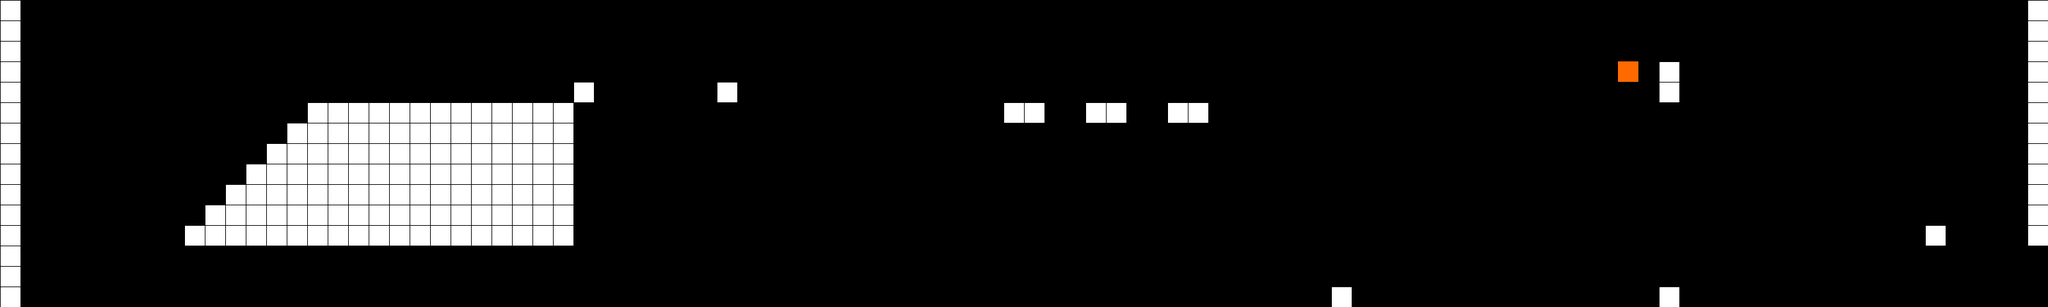

This is a level from a 2D game, rendered from its Tiled map with the project's own tilesets. A one-line summary and the map file follow, with tile-layer data summarised:
An orthogonal 100x15 tile map with 32x32 px tiles, 1 tile layer (Tile Layer 1), 1 hidden layer not drawn, 2 tilesets.

<map version="1.0" orientation="orthogonal" renderorder="right-down" width="100" height="15" tilewidth="32" tileheight="32" nextobjectid="1">
 <tileset firstgid="1" name="tileset" tilewidth="32" tileheight="32" tilecount="4">
  <image source="../res/tileset.png" width="64" height="64" />
 </tileset>
 <tileset firstgid="5" name="tileset" tilewidth="32" tileheight="32" tilecount="4">
  <image source="../res/tileset.png" width="64" height="64" />
 </tileset>
 <layer name="Tile Layer 1" width="100" height="15">
  <data>[1500 cells, 325 non-empty, 3 distinct tile ids]</data>
 </layer>
 <layer name="Background" width="100" height="15" visible="0">
  <data>[1500 cells, 239 non-empty, 1 distinct tile ids]</data>
 </layer>
</map>
